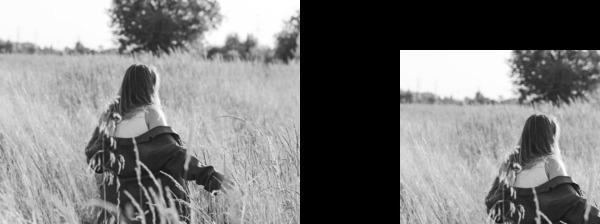
#> input picture avni/girl.jpg, 600 x 224 px
$ python 3.6.py
#> lines starting #> are read from the running program, lines starting #| are printed output that depends on the picture
import numpy as np
import cv2 as cv
img = cv.imread('girl.jpg', 0)
#> img is the input picture: shape (224, 600); min 0, max 255, mean 123.6
rows, cols = img.shape
#> rows = 224; cols = 600
M = np.float32([[1, 0.5, 0], [0, 1, 0], [0, 0, 1]])
sheared_img = cv.warpPerspective(img, M, (int(cols*1.5), int(rows*1.5)))
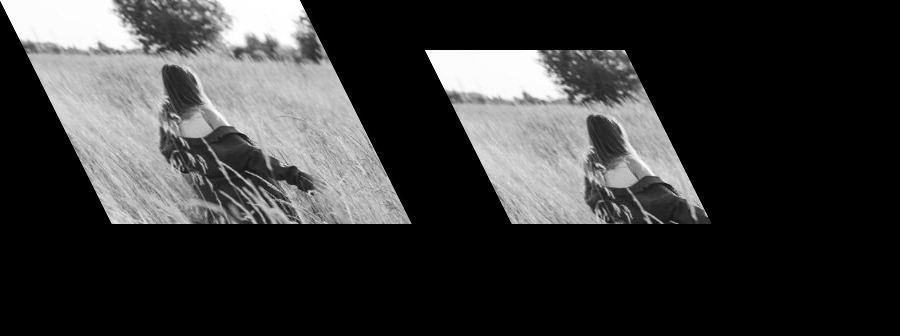
#> sheared_img: shape (336, 900); min 0, max 255, mean 55
cv.imshow('img1', sheared_img)
cv.waitKey(0)
cv.destroyAllWindows()

$ run again, with avni/Animals.jpg copied over avni/girl.jpg
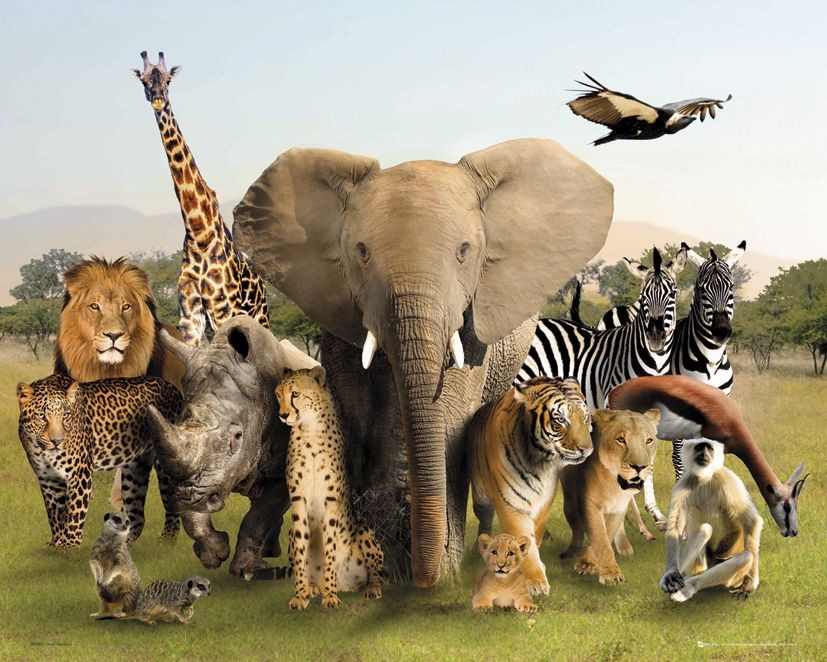
#> input picture avni/Animals.jpg, 827 x 662 px
#> `img = cv.imread('girl.jpg', 0)`:
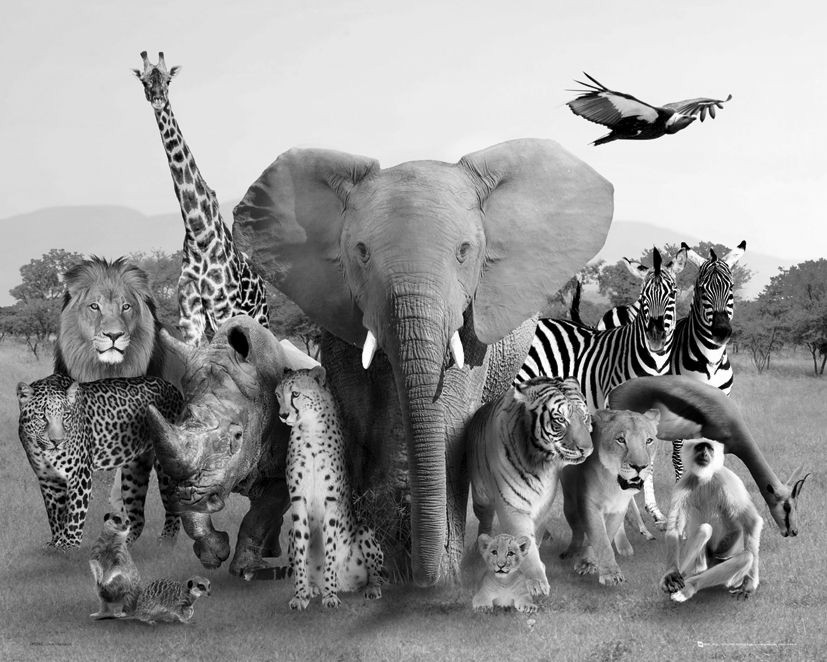
#> img: shape (662, 827); min 0, max 255, mean 149.1
#> `sheared_img = cv.warpPerspective(img, M, (int(cols*1.5), int(rows*1.5)))`:
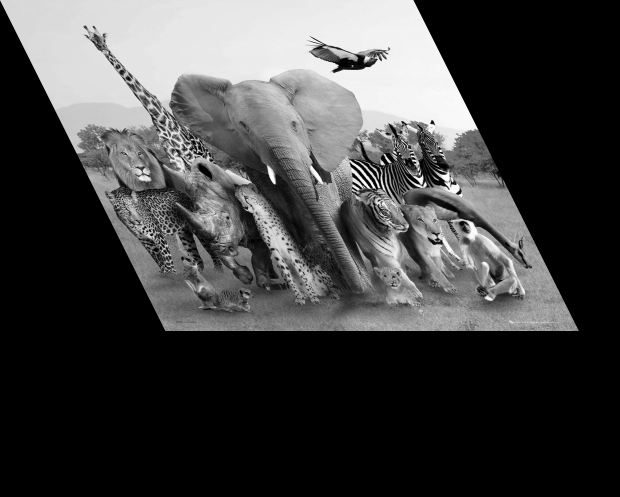
#> sheared_img: shape (993, 1240) (shown at 1/2 size); min 0, max 255, mean 66.3
